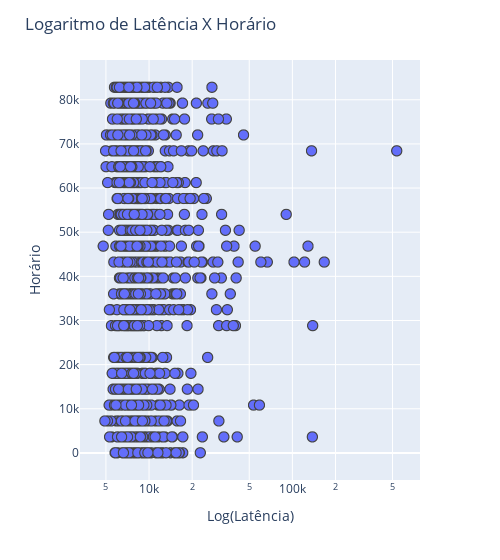

The cell this chart's notebook holds for it:
### Code cell
## Now, we are about to understand profiles of latencies according to the time of the day:
## 

import plotly.express as px
fig  = px.scatter(train, x = 'latencies', y = 'time', log_x = True, width = 500)
fig.update_traces(marker = dict(size = 10, line=dict(width = 1)), selector = dict(mode = 'markers'))
fig.update_layout(title = 'Logaritmo de Latência X Horário')
fig.update_xaxes(title = 'Log(Latência)')
fig.update_yaxes(title = 'Horário')
fig.show()

### Figure 1 — Plotly figure (JSON) as saved in the notebook; plotly's stock layout.template omitted (floating-point values rounded to 4 significant figures; data arrays with more than 128 entries replaced by an {"elided": "..."} marker saying what was removed)
{"data": [{"hovertemplate": "latencies=%{x}<br>time=%{y}<extra></extra>", "legendgroup": "", "marker": {"color": "#636efa", "line": {"width": 1}, "size": 10, "symbol": "circle"}, "mode": "markers", "name": "", "showlegend": false, "type": "scattergl", "x": {"elided": "1403 int values"}, "xaxis": "x", "y": {"elided": "1403 int values"}, "yaxis": "y"}], "layout": {"legend": {"tracegroupgap": 0}, "margin": {"t": 60}, "title": {"text": "Logaritmo de Latência X Horário"}, "width": 500, "xaxis": {"anchor": "y", "domain": [0, 1], "title": {"text": "Log(Latência)"}, "type": "log"}, "yaxis": {"anchor": "x", "domain": [0, 1], "title": {"text": "Horário"}}}}
